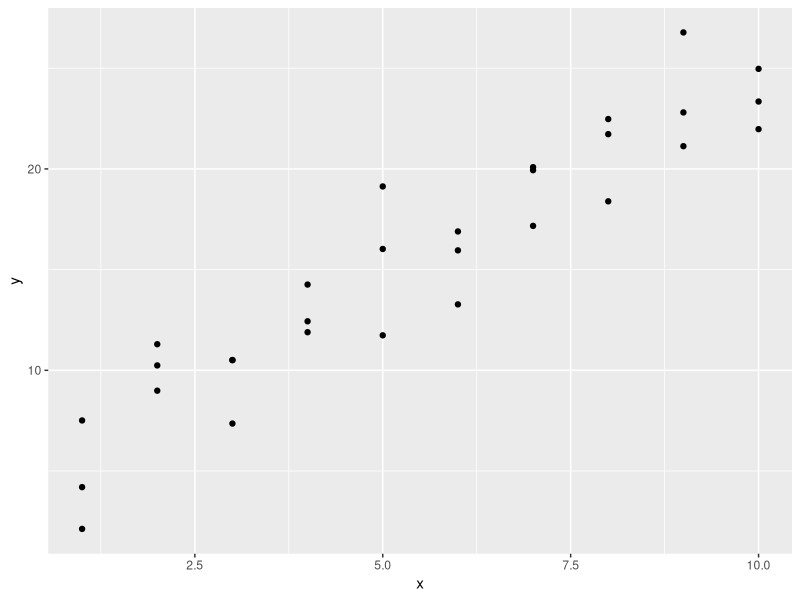
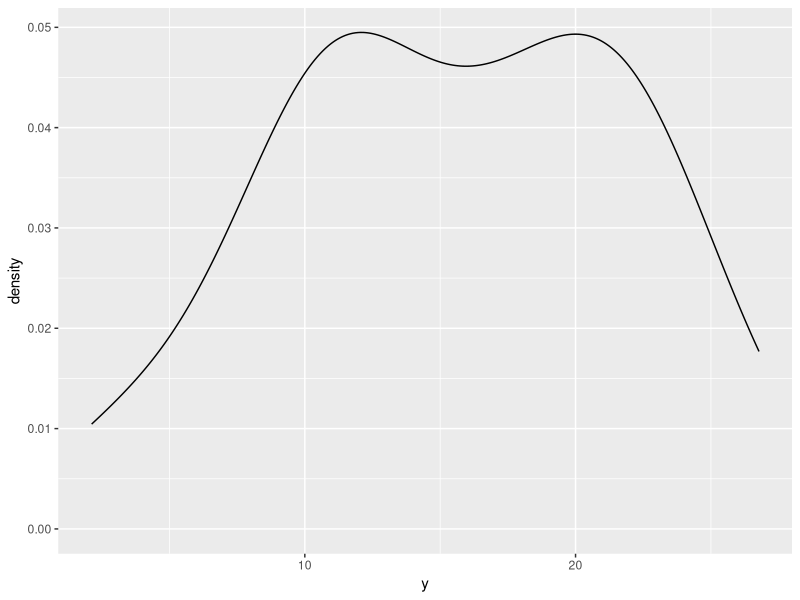
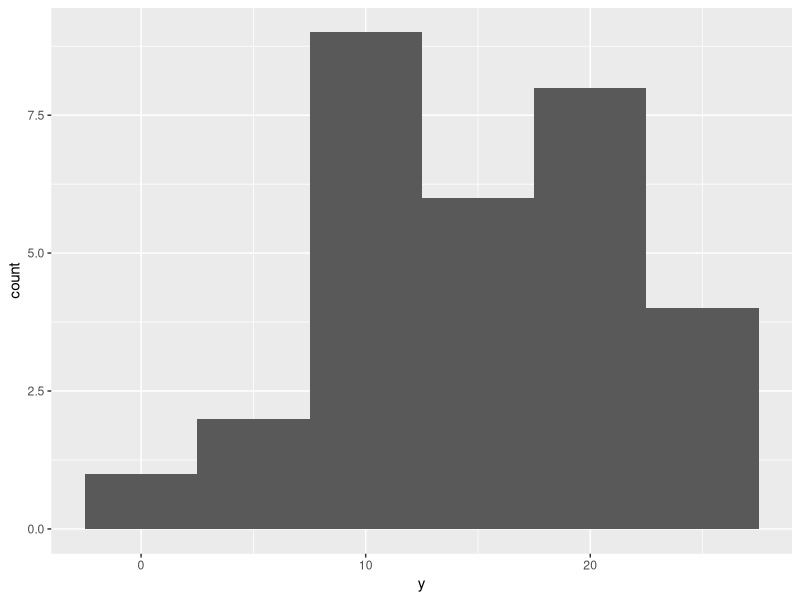
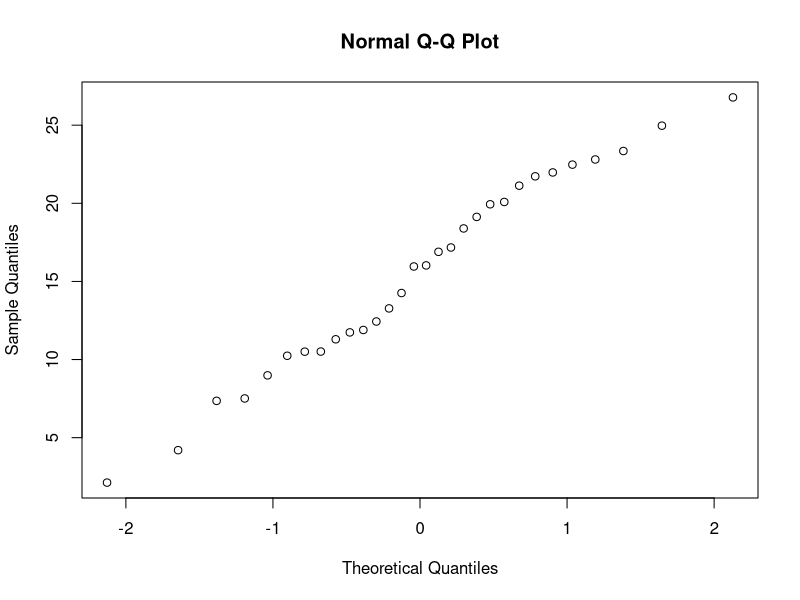
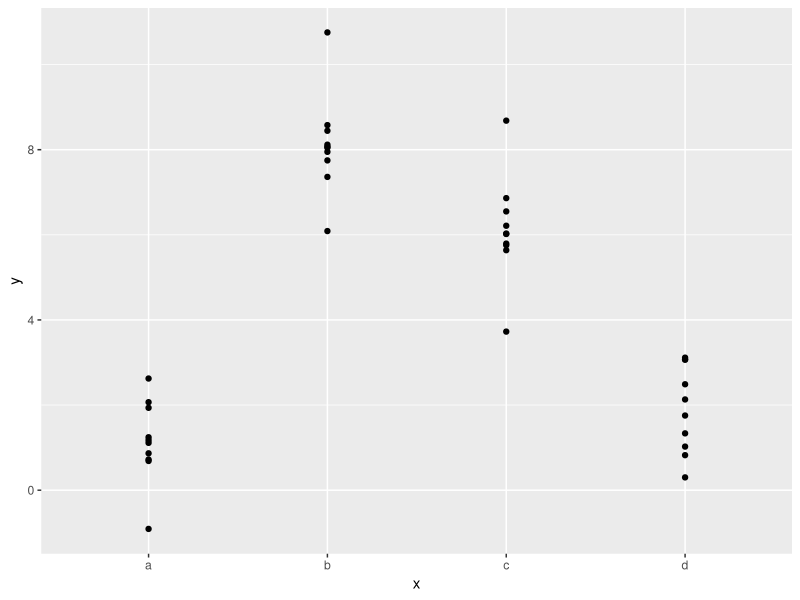
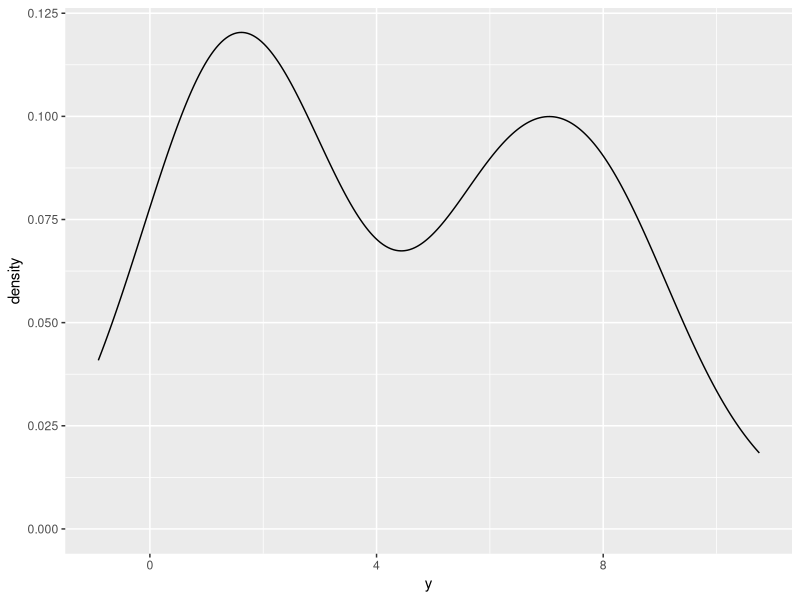
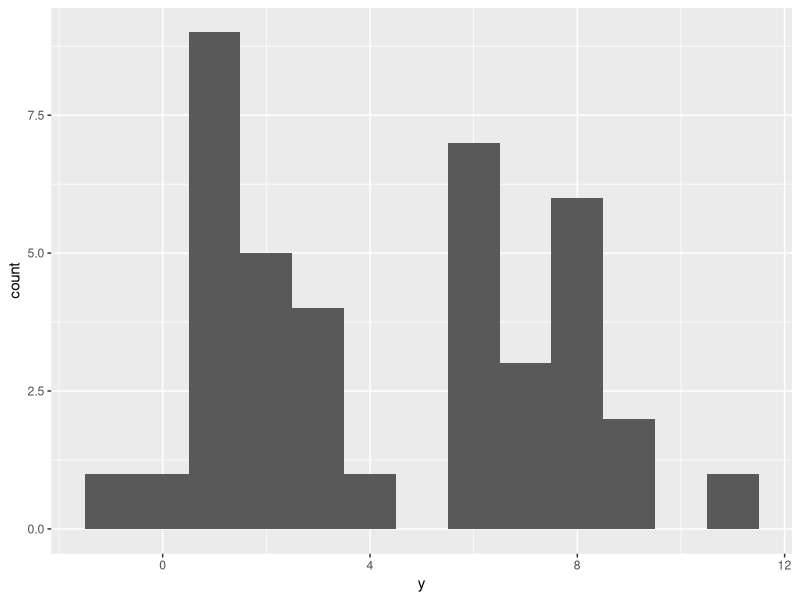
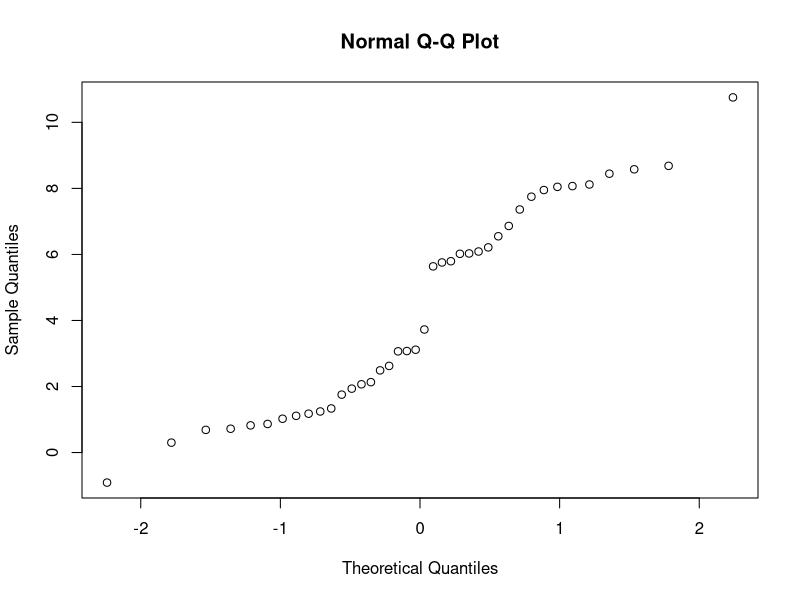

R code for these plots, in order:
## ---- chunk 1
library(ggplot2)
library(dplyr)
library(modelr)
#Data viz for pattern
qplot(x,y, data = sim1)

#Now inspect distribution of y
ggplot(sim1) + 
  geom_density(mapping = aes(y))

ggplot(sim1) + 
  geom_histogram(mapping = aes(y), binwidth=5)

shapiro.test(sim1$y) #p-value <0.05 means is different from normal
qqnorm(sim1$y) #qqplots common to inspsect quantiles

#not significantly different from normal. great.
#model time!

#Remember, you own the purpose! Does x predict y? Linear model straight up!

m1 <-lm(y~x, data = sim1)
summary(m1)
#wow, these simulated are too good. Remember, this is the backwards, time travel, hypothesis test given what we have. Not prediction of new data per se but description of observation of patterns.
coef(m1) #remember 'minecraft' your model a bit to get a sense of effects.

## ---- chunk 2
ggplot(sim2) + 
  geom_point(aes(x, y)) #categorical x

ggplot(sim2) + 
  geom_density(mapping = aes(y))

ggplot(sim2) + 
  geom_histogram(mapping = aes(y), binwidth=1) #changing binwidth really changes perception of distribution

shapiro.test(sim2$y) 
qqnorm(sim2$y) #non-normal
#so, could do anova but likely not great link to underlying probability distribution
m2 <- aov(y~x, data = sim2)
summary(m2)
names(m2)
plot(m2$residuals) #residuals not bad
#library(fitdistrplus)

m3 <- glm(y~x, data = sim2, family = "quasi")
summary(m3) #better
#you can also explore distributions in even more detail to ensure correct model (correct = matches/describes underlying structure AND data distribution)
anova(m3, test="Chisq") #is x significant factor?

#Cullen and Frey Graphs are cool
#fitdistrplus not bad.  Usually, the type of data, ie. count, frequency, proportion is just as effective on deciding on family type vesus distribution exploration.  The goal is to fit the 'best' model. Best is simplest and representative. Formal tools to contrast models sometimes help too.

#note, mixed models, can use lme4 package if some effects and others are random. Need to think this over. Fixed = groups or levels in factors not due to random causes, random effects = likely from random causes or latent drivers such as population/species specificity.

## ---- chunk 3
str(sim3)
ggplot(sim3) +
  geom_point(aes(x1, y, colour = x2))
#x1 is continous
#x2 is categorical
#Q are there an effect of xs on y and do the effect interact, i.e. level of x1 influence changes by x2.

ggplot(sim3) + 
  geom_density(mapping = aes(y))

ggplot(sim3) + 
  geom_histogram(mapping = aes(y), binwidth=1)

shapiro.test(sim3$y) 
qqnorm(sim3$y)  
#s.d. from normal but not bad. could be contigent on the levels of x.

ggplot(sim3, aes(x1, y)) + 
  geom_boxplot(aes(colour = x2))
#so, looks like the distribution of y relates to the factors. Likely good to go on parametric linear model.

m4 <-lm(y~x1*x2, data = sim3) #interactions terms for all levels
summary(m4)
m5 <-lm(y~x1+x2, data = sim3) #independent x1 & x2 effects on 7 modeled.
summary(m5)
plot(m5) #sometimes I plot the model to explore/mine model for its capacity to describe the patterns
anova(m5, test="Chisq") #tells you if effects are significant.

#you can also contrast different models using the anova of different models.
m.b <-anova(m4,m5, test="Chisq")
m.b

## ---- chunk 4
str(sim4)
ggplot(sim4) +
  geom_point(aes(x1, y, colour = x2))

ggplot(sim4) + 
  geom_density(mapping = aes(y))

ggplot(sim4) + 
  geom_histogram(mapping = aes(y), binwidth=1)

shapiro.test(sim4$y) #more divegence from normality
qqnorm(sim4$y)  
m6 <-glm(y~x1*x2, data = sim4)
summary(m6) #significant interaction term in model
anova(m6, test="Chisq") #Looks solid.

m7 <-glm(y~x1+x2, data = sim4)
summary(m7) #missed interaction term here and given distribution exploration, likely important.

m.b2 <-anova(m6, m7, test="Chisq")
m.b2

## ---- chunk 5
#Lucy.
#See data viz week for first steps.
#real data always more complex
ggplot(diamonds) +
  geom_point(aes(carat, price, colour = cut))
#so price is the most likely response we want to know about!
#two key factors, different x.classes, cut is categorical, and carat is continous
#look at price distribution (likely need to do by each x)
ggplot(diamonds) +
  geom_freqpoly(aes(price)) #long tail

#now do by the two xs to see how y varies
ggplot(diamonds, aes(carat, colour = cut)) +
         geom_freqpoly(binwidth = 0.1)

set.seed(1000)
dsmall<-diamonds[sample(nrow(diamonds), 1000), ]
shapiro.test(dsmall$price) 
qqnorm(dsmall$price)  
#ok, so we have a handle on the distribution.
#certainly non-normal.

#last idea!
#before we move to fitting a model recognizing that the data look like negative binomial or poisson given the class, what if there are a relationship between the the xs?
#what if larger diamonds cost more and better cut diamonds costs more but there are not more better cut AND large diamonds out there? Covariation is not positive.

#EDA on just that
ggplot(diamonds, aes(cut, carat)) +
  geom_boxplot()
m8 <-glm(carat~cut, data=diamonds)
summary(m8) #looks different! More poor cut diamonds are larger...
library(lsmeans)
lsmeans(m8, "cut", adjust="tukey") # to see ls means

#ok now ready for a simple model.
library(MASS)
m9 <-glm.nb(price~carat*cut, data = diamonds)
summary(m9)
anova(m9, test="Chisq")
